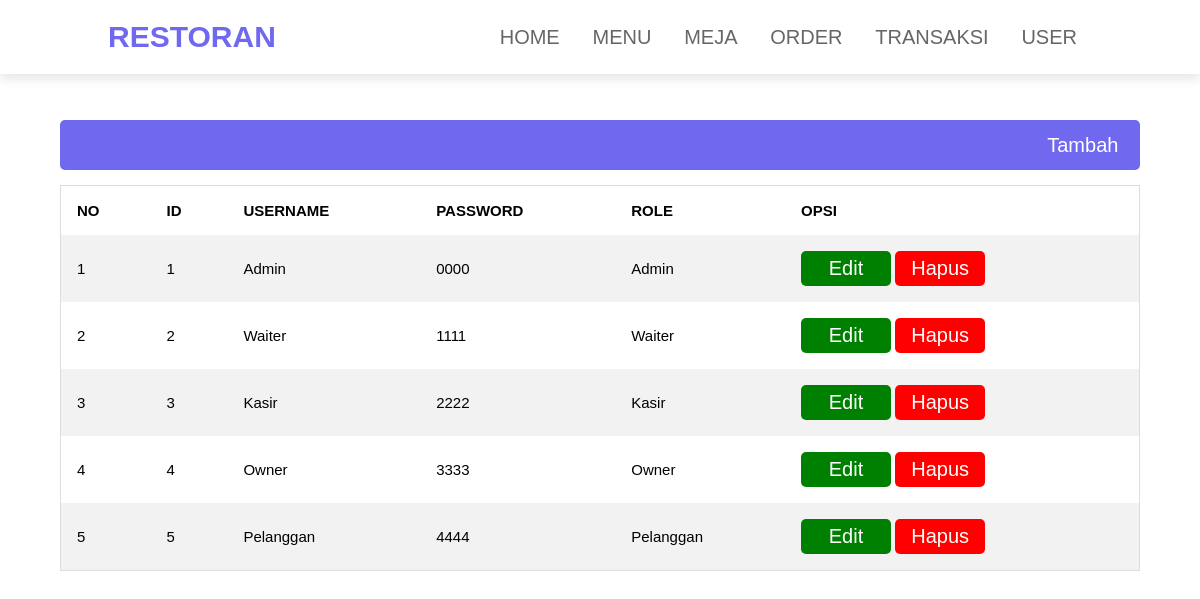
Screenshot of /admin/user.php with the database file from the repository.
### tables this page shows
CREATE TABLE `user` (
  `id_user` int(10) NOT NULL,
  `username` varchar(20) NOT NULL,
  `role` enum('admin','waiter','kasir','owner','pelanggan') NOT NULL,
  `password` varchar(10) NOT NULL
);

### admin/user.php (the view, shortened to what this page needs)
<!DOCTYPE html>
<html lang="en">
<head>
    <link href="../style.css" type="text/css" rel="stylesheet">
    <link rel="stylesheet" type="text/css" href="https://cdnjs.cloudflare.com/ajax/libs/font-awesome/6.3.0/css/all.min.css">
</head>
<body>
    <header>
        <h3 class="logo">RESTORAN</h3>
        <nav class="nav">
            <a href="index.php">HOME</a>
            <a href="menu.php">MENU</a>
            <a href="meja.php">MEJA</a>
            <a href="order.php">ORDER</a>
            <a href="transaksi.php">TRANSAKSI</a>
            <a href="user.php">USER</a>
        </nav>
    </header>
    <section class="main">
        <button class="add-btn"><a href="tambah_user.php">Tambah</a></button>
        <table>
            <tr>
                <th>NO</th>
                <th>ID</th>
                <th>USERNAME</th>
                <th>PASSWORD</th>
                <th>ROLE</th>
                <th>OPSI</th>
            </tr>
            <?php
            include '../koneksi.php';
            $no = 1;
            $query = mysqli_query($koneksi, "SELECT * FROM user ORDER BY id_user ASC");
            foreach($query as $data){
            ?>
            <tr>
                <td><?= $no++ ?></td>
                <td><?= $data['id_user']; ?></td>
                <td><?= $data['username']; ?></td>
                <td><?= $data['password']; ?></td>
                <td><?= $data['role']; ?></td>
                <td>
                <button class="btn" style="background-color: green;"><a href="edit_user.php?id_user=<?= $data['id_user'];?>">Edit</a></button>
                    <button class="btn" style="background-color: red"><a href="hapus_user.php?id_user=<?= $data['id_user'];?>">Hapus</a></button>
                </td>
            </tr>
            <?php }?>
        </table>
    </section>
</body>
</html>

### style.css (style rules this page uses)
:root { --blue : #7168f0; }
* { margin: 0; padding: 0; box-sizing: border-box; font-family: Verdana, Geneva, Tahoma, sans-serif; border: none; outline: none; text-decoration: none; text-transform: capitalize; transition: .2s linear; }
html { font-size: 62.5%; scroll-behavior: smooth; scroll-padding-top: 6rem; overflow-x: hidden; }
section { padding: 10% 5%; }
header { position: fixed; top: 0; left: 0; right: 0; background: #fff; padding: 2rem 9%; display:flex; align-items: center; justify-content: space-between; z-index: 1000; box-shadow: 0 .5rem 1rem rgba(0,0,0,.1); }
.logo { font-size: 3rem; color:var(--blue); font-weight: bolder; }
.nav a { font-size: 2rem; padding: 0 1.5rem; color: #666; }
table { border-collapse: collapse; border-spacing: 0; width: 100%; border: 1px solid #ddd; margin-left: auto; margin-right: auto; }
th, td { text-align: left; padding: 16px; font-family: sans-serif; font-size: 15px; }
tr:nth-child(even) { background-color: #f2f2f2; }
.main .add-btn { border: none; border-radius: 5px; cursor: pointer; width: 100%; height: 5rem; background-color: var(--blue); text-align: right; padding-right: 2%; margin-bottom: 1.5rem; }
.btn { color: white; border: none; border-radius: 5px; cursor: pointer; width: 90px; height: 35px; }
.main a { color: #fff; font-size: 2rem; font-family: sans-serif; font-weight: 500; }

### rows the page displays
user: id_user "1", username "Admin", password "0000", role "Admin"
user: id_user "2", username "Waiter", password "1111", role "Waiter"
user: id_user "3", username "Kasir", password "2222", role "Kasir"
user: id_user "4", username "Owner", password "3333", role "Owner"
user: id_user "5", username "Pelanggan", password "4444", role "Pelanggan"
